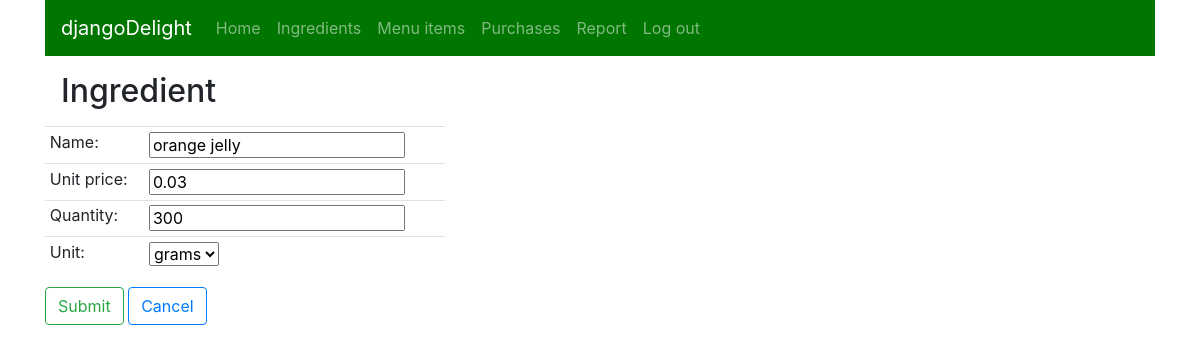
Page /ingredient/update/7 (signed in) on the committed database.
### djangoDelight/models.py (models this page shows, shortened)
class Ingredient(models.Model):
    UNIT_CHOICES = [
        ('cup', 'Cup'),
        ('ea', '#'),
        ('g', 'grams'),
        ('ml', 'mL'),
    ]
    name = models.CharField(max_length=100)
    quantity = models.IntegerField(default=0)
    unit = models.CharField(max_length=10, default="", choices=UNIT_CHOICES)
    unit_price = models.DecimalField(max_digits=3, decimal_places=2)

### djangoDelight/views.py (the view)
# urls.py: path('ingredient/update/<int:ingredient_pk>', views.ingredient_update, name="ingredientupdate"),
@login_required
def ingredient_update(request, ingredient_pk):
    ingredient = Ingredient.objects.get(pk=ingredient_pk)
    form = IngredientCreateUpdateForm(instance=ingredient)
    if request.method == 'POST':
        form = IngredientCreateUpdateForm(request.POST, instance=ingredient)
        if form.is_valid():
            form.save()
            rr_objects = RecipeRequirement.objects.all().filter(ingredient=ingredient)
            for i in rr_objects:
                update_production_cost(i.menuitem)
            return redirect('ingredientlist')
    else:
        context = {
            'form': form,
            'ingredient_pk': ingredient_pk
        }
        return render(request, 'djangoDelight/ingredient_createupdate_form.html', context)

### djangoDelight/forms.py
class IngredientCreateUpdateForm(ModelForm):
    class Meta:
        model = Ingredient
        fields = {'name', 'unit', 'quantity', 'unit_price'}

### djangoDelight/templates/djangoDelight/ingredient_createupdate_form.html (shortened to what this page needs)
{% extends './base.html' %}
{% block content %}
<h2 class="m-3">Ingredient</h2>
<form method="post">
<div>
  <table class="table table-sm" style="max-width: 400px">
    <tr><td>Name:</td><td>{{form.name}}</td></tr>
    <tr><td>Unit price:</td><td>{{form.unit_price}}</td></tr>
    <tr><td>Quantity:</td><td>{{form.quantity}}</td></tr>
    <tr><td>Unit:</td><td>{{form.unit}}</td></tr>
  </table>
  <input type="submit" class="btn btn-outline-success" value="Submit" />
  <button type="button" onclick="history.back()" class="btn btn-outline-primary">Cancel</button>
</div>
</form>
{% endblock %}

### rows in the picture
Ingredient: name "orange jelly", unit_price "0.03", quantity "300", unit "grams"
